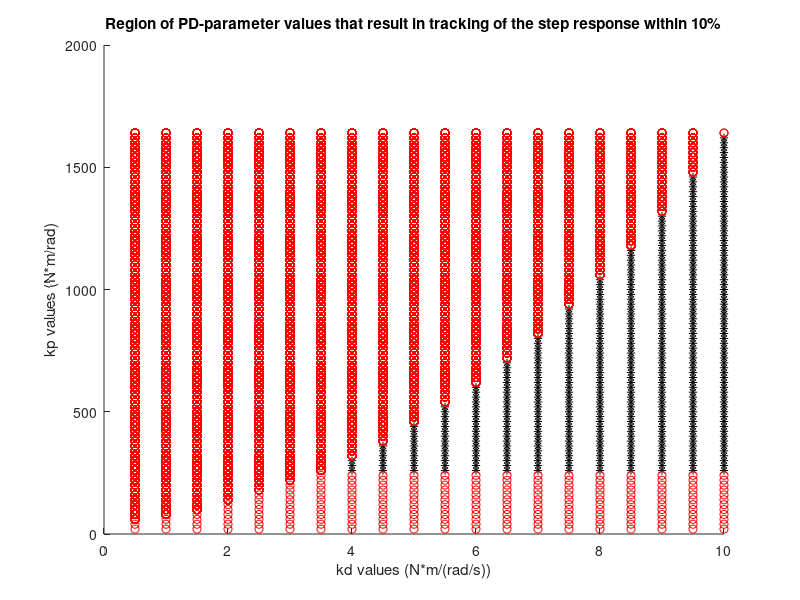
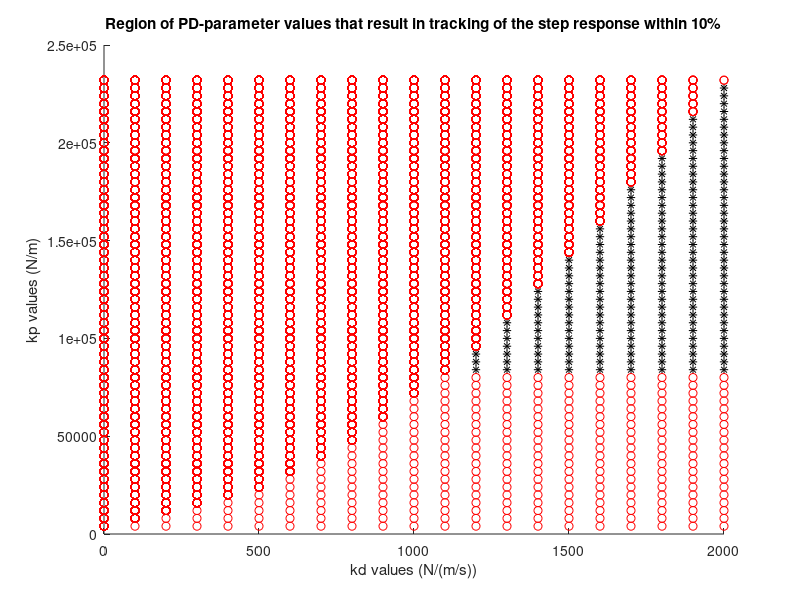
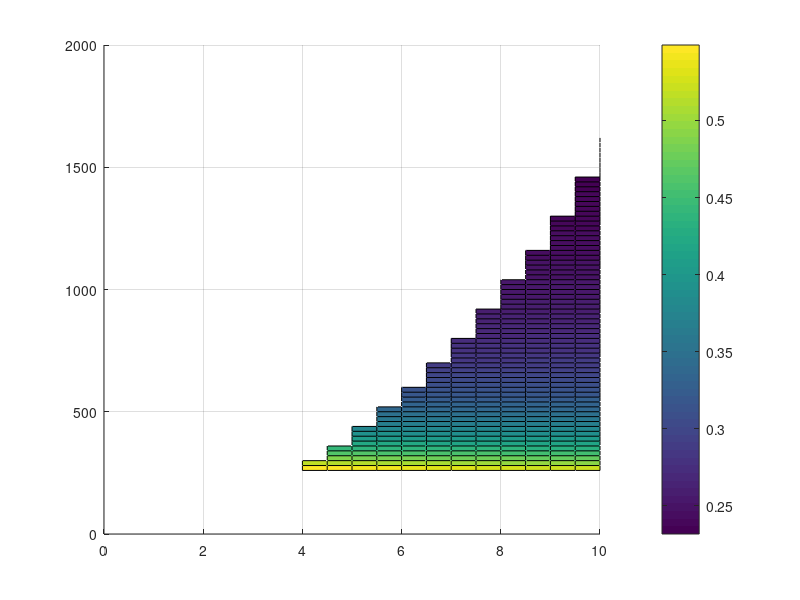

These charts were generated, in order, by the following MATLAB code: (Note: this script raises an error after producing the figures.)
%% Creating the PD-parameters with adequate step response plot for the hip joint

Data_Knee = load('Stab_Reg_Knee.mat'); % Loading the file containing all tested kp and kd values, and their step response results
kd_vec = [0.5:0.5:10]; % The range of kd values that was tested
max_kp = max(Data_Knee.Stab_Reg_Knee{1,length(kd_vec)}(:,1)); % Determining the maximum tested kp-value

figure; hold on;
for i = 1:length(kd_vec) % Analyse per tested kd
    ind_stable = find(Data_Knee.Stab_Reg_Knee{1,i}(:,4)==1); % Find the kp values that resulted in an adequate step response
    kd_stable = kd_vec(i)*ones(length(ind_stable),1); % Vector with as length the number of kp values with adequate step response and with a constant kd-value
    kp_stable = Data_Knee.Stab_Reg_Knee{1,i}(ind_stable,1); % Vector with the kp values resulting in an adequate step response

    ind_unstable = find(Data_Knee.Stab_Reg_Knee{1,i}(:,4)==0); % Find the kp values that resulted in an inadequate step response
    kv_unstable = kd_vec(i)*ones(length(ind_unstable),1); % Vector with as length the number of kp values with inadequate step response and with a constant kd-value
    kp_unstable = Data_Knee.Stab_Reg_Knee{1,i}(ind_unstable,1); % Vector with the kp values resulting in an inadequate step response

    kp_remainder = [max(kp_unstable):20:max_kp]; % Vector with the untested kp-values for this specific kd value, up until the overall maximum tested kp-value. To get a square graph.
    kv_remainder = kd_vec(i)*ones(length(kp_remainder));  % Vector with as length the number of untested kp-valuse and with a constant kd-value

    plot(kd_stable,kp_stable, 'k*'); plot(kv_unstable, kp_unstable, 'ro'); plot(kv_remainder,kp_remainder,'ro'); % Both the 'remainder' and 'unstable' parts are inadequate step responses. The 'stable' part signifies an adequate step response.
end

% The legend of this figure was created manually in Powerpoint
title('Region of PD-parameter values that result in tracking of the step response within 10%');
ylabel('kp values (N*m/rad)')
xlabel('kd values (N*m/(rad/s))')

%% Creating the PD-parameters with adequate step response plot for the hip joint

clear; 
Data_Hip = load('Stab_Reg_Hip.mat');  % Loading the file containing all tested kp and kd values, and their step response results
kd_vec = [0:100:2000]; % The range of kd values that was tested
max_kp = max(Data_Hip.Stab_Reg_Hip{1,length(kd_vec)}(:,1)); % Determining the maximum tested kp-value

figure; hold on;
for i = 1:length(kd_vec) % Analyse per tested kd
    ind_stable = find(Data_Hip.Stab_Reg_Hip{1,i}(:,4)==1); % Find the kp values that resulted in an adequate step response
    kd_stable = kd_vec(i)*ones(length(ind_stable),1); % Vector with as length the number of kp values with adequate step response and with a constant kd-value
    kp_stable = Data_Hip.Stab_Reg_Hip{1,i}(ind_stable,1); % Vector with the kp values resulting in an adequate step response

    ind_unstable = find(Data_Hip.Stab_Reg_Hip{1,i}(:,4)==0); % Find the kp values that resulted in an inadequate step response
    kv_unstable = kd_vec(i)*ones(length(ind_unstable),1);  % Vector with as length the number of kp values with inadequate step response and with a constant kd-value
    kp_unstable = Data_Hip.Stab_Reg_Hip{1,i}(ind_unstable,1); % Vector with the kp values resulting in an inadequate step response

    kp_remainder = [max(kp_unstable):4000:max_kp]; % Vector with the untested kp-values for this specific kd value, up until the overall maximum tested kp-value. To get a square graph.
    kv_remainder = kd_vec(i)*ones(length(kp_remainder));  % Vector with as length the number of untested kp-valuse and with a constant kd-value

    plot(kd_stable,kp_stable, 'k*'); plot(kv_unstable, kp_unstable, 'ro'); plot(kv_remainder,kp_remainder,'ro'); % Both the 'remainder' and 'unstable' parts are inadequate step responses. The 'stable' part signifies an adequate step response.
end

% The legend of this figure was created manually in Powerpoint
title('Region of PD-parameter values that result in tracking of the step response within 10%');
ylabel('kp values (N/m)')
xlabel('kd values (N/(m/s))')


%% Creating 3D plot for RMSE Knee Flexion 

clear;
RMSE_Knee = load('RMSE_Knee.mat'); % Loading the file containing all tested kp and kd values, and their trajectory tracking RMSE
kd_vec = [0.5:0.5:10]; % The range of kd values that was tested
max_kp = max(RMSE_Knee.RMSE{1,length(kd_vec)}(:,1));  % Determining the maximum tested kp-value
min_kp = 0; % The minimum tested kp-value

RMSE_mat = [];
kp_vec_tot = min_kp:20:max_kp; % A vector containing all tested kp-values

for i = 1:length(kd_vec)  % Analyse per tested kd
    kp_vec = RMSE_Knee.RMSE{1,i}(:,1); % Obtain the tested kp-values for this specific kd-value
    RMSE_vec = RMSE_Knee.RMSE{1,i}(:,2); % Obtain the corresponding RMSE in trajectory tracking
    if isnan(kp_vec) % If no kp-values were tested (since none resulted in adequate step response), we create an RMSE zeros vector
        RMSE_vec = zeros((max_kp/20)+1,1); % Length is such that every kp-value from kp_vec_tot is matched to a 0 RMSE
    else
        kp_below = min(kp_vec); % Minimum kp-value tested for this specific kd-value
        kp_above = max(kp_vec); % Maximum kp-value tested for this specific kd-value
        diff_below = kp_below-min_kp; % Difference between the total minimum kp-value (0) and the current minimum tested kp-value for this specific kd-value
        diff_above = max_kp-kp_above; % Difference between the total maximum kp-value and the current maximum tested kp-value for this specific kd-value
        length_below = (diff_below/20); % The number of steps in kp between the total and current minimum
        length_above = diff_above/20; % The number of steps in kp between the total and current maximum

        % Filling the RMSE_vec with zeros at the untested kp-values above and below the min. and max. tested value. 
        % In between is the RMSE for the actually tested kp-values.
        RMSE_vec = [zeros(length_below,1); RMSE_vec; zeros(length_above,1)]; 
    end
    RMSE_mat = [RMSE_mat RMSE_vec]; %Creating a matrix of all the RMSE_vectors per kd-value
end

RMSE_mat = RMSE_mat*180/pi; % Converting radians to degrees for the figure
RMSE_mat(RMSE_mat==0) = NaN; % Setting all zero values (that were put at untested kp-values in the previous loop) to NaN, so they will not be plotted.
figure; hold on;
surf(kd_vec',kp_vec_tot',RMSE_mat); grid on; % Creating a 3D plot with kp and kd values on the x- and y-axis, and the RMSE as a colour gradient.
a = colorbar; % Displaying color bar
a.Label.String = 'RMSE (deg)'; % Labelling color bar
ylabel('kp values (N*m/rad)')
xlabel('kd values (N*m/(rad/s))')
title('Root Mean Square Error (RMSE) for trajectory tracking of knee flexion angle for different PD-parameters')


%% Creating 3D plot for RMSE Hip abduction

clear;
RMSE_Hip = load('RMSE_Hip.mat'); % Loading the file containing all tested kp and kd values, and their trajectory tracking RMSE
kd_vec = [0:100:2000]; % The range of kd values that was tested
max_kp = max(RMSE_Hip.RMSE{1,length(kd_vec)}(:,1));  % Determining the maximum tested kp-value
min_kp = 0; % The minimum tested kp-value

RMSE_mat = [];
kp_vec_tot = min_kp:4000:max_kp; % A vector containing all tested kp-values

for i = 1:length(kd_vec)
    kp_vec = RMSE_Hip.RMSE{1,i}(:,1);  % Obtain the tested kp-values for this specific kd-value
    RMSE_vec = RMSE_Hip.RMSE{1,i}(:,2); % Obtain the corresponding RMSE in trajectory tracking for hip abduction
    if isnan(kp_vec) % If no kp-values were tested (since none resulted in adequate step response), we create an RMSE zeros vector
        RMSE_vec = zeros((max_kp/4000)+1,1); % Length is such that every kp-value from kp_vec_tot is matched to a 0 RMSE
    else
        kp_below = min(kp_vec); % Minimum kp-value tested for this specific kd-value
        kp_above = max(kp_vec); % Maximum kp-value tested for this specific kd-value
        diff_below = kp_below-min_kp; % Difference between the total minimum kp-value (0) and the current minimum tested kp-value for this specific kd-value
        diff_above = max_kp-kp_above; % Difference between the total maximum kp-value and the current maximum tested kp-value for this specific kd-value
        length_below = (diff_below/4000);  % The number of steps in kp between the total and current minimum
        length_above = diff_above/4000;  % The number of steps in kp between the total and current maximum

        % Filling the RMSE_vec with zeros at the untested kp-values above and below the min. and max. tested value. 
        % In between is the RMSE for the actually tested kp-values.
        RMSE_vec = [zeros(length_below,1); RMSE_vec; zeros(length_above,1)];

    end
    RMSE_mat = [RMSE_mat RMSE_vec]; %Creating a matrix of all the RMSE_vectors per kd-value
end

RMSE_mat = RMSE_mat*180/pi;  % Converting radians to degrees for the figure
RMSE_mat(RMSE_mat==0) = NaN; % Setting all zero values (that were put at untested kp-values in the previous loop) to NaN, so they will not be plotted.
figure; hold on;
surf(kd_vec',kp_vec_tot',RMSE_mat); grid on;  % Creating a 3D plot with kp and kd values on the x- and y-axis, and the RMSE as a colour gradient.
a = colorbar; % Displaying color bar
a.Label.String = 'RMSE (deg)'; % Labelling color bar
xlabel('kd values (N/(m/s))')
ylabel('kp values (N/m)')
title('Root Mean Square Error (RMSE) for trajectory tracking of hip ab-/adduction for different PD-parameters')

%% Creating 3D plot for RMSE Hip Flexion

clear;
RMSE_Hip = load('RMSE_hip.mat'); % Loading the file containing all tested kp and kd values, and their trajectory tracking RMSE
kd_vec = [0:100:2000]; % The range of kd values that was tested
max_kp = max(RMSE_Hip.RMSE{1,length(kd_vec)}(:,1));  % Determining the maximum tested kp-value
min_kp = 0; % The minimum tested kp-value

RMSE_mat = [];
kp_vec_tot = min_kp:4000:max_kp; % A vector containing all tested kp-values

for i = 1:length(kd_vec)
    kp_vec = RMSE_Hip.RMSE{1,i}(:,1);  % Obtain the tested kp-values for this specific kd-value
    RMSE_vec = RMSE_Hip.RMSE{1,i}(:,3); % Obtain the corresponding RMSE in trajectory tracking for hip flexion
    if isnan(kp_vec) % If no kp-values were tested (since none resulted in adequate step response), we create an RMSE zeros vector
        RMSE_vec = zeros((max_kp/4000)+1,1); % Length is such that every kp-value from kp_vec_tot is matched to a 0 RMSE
    else
        kp_below = min(kp_vec); % Minimum kp-value tested for this specific kd-value
        kp_above = max(kp_vec); % Maximum kp-value tested for this specific kd-value
        diff_below = kp_below-min_kp; % Difference between the total minimum kp-value (0) and the current minimum tested kp-value for this specific kd-value
        diff_above = max_kp-kp_above; % Difference between the total maximum kp-value and the current maximum tested kp-value for this specific kd-value
        length_below = (diff_below/4000);  % The number of steps in kp between the total and current minimum
        length_above = diff_above/4000;  % The number of steps in kp between the total and current maximum

        % Filling the RMSE_vec with zeros at the untested kp-values above and below the min. and max. tested value. 
        % In between is the RMSE for the actually tested kp-values.
        RMSE_vec = [zeros(length_below,1); RMSE_vec; zeros(length_above,1)];

    end
    RMSE_mat = [RMSE_mat RMSE_vec]; %Creating a matrix of all the RMSE_vectors per kd-value
end

RMSE_mat = RMSE_mat*180/pi;  % Converting radians to degrees for the figure
RMSE_mat(RMSE_mat==0) = NaN; % Setting all zero values (that were put at untested kp-values in the previous loop) to NaN, so they will not be plotted.
figure; hold on;
surf(kd_vec',kp_vec_tot',RMSE_mat); grid on;  % Creating a 3D plot with kp and kd values on the x- and y-axis, and the RMSE as a colour gradient.
a = colorbar; % Displaying color bar
a.Label.String = 'RMSE (deg)'; % Labelling color bar
xlabel('kd values (N/(m/s))')
ylabel('kp values (N/m)')
title('Root Mean Square Error (RMSE) for trajectory tracking of hip flexion for different PD-parameters')





